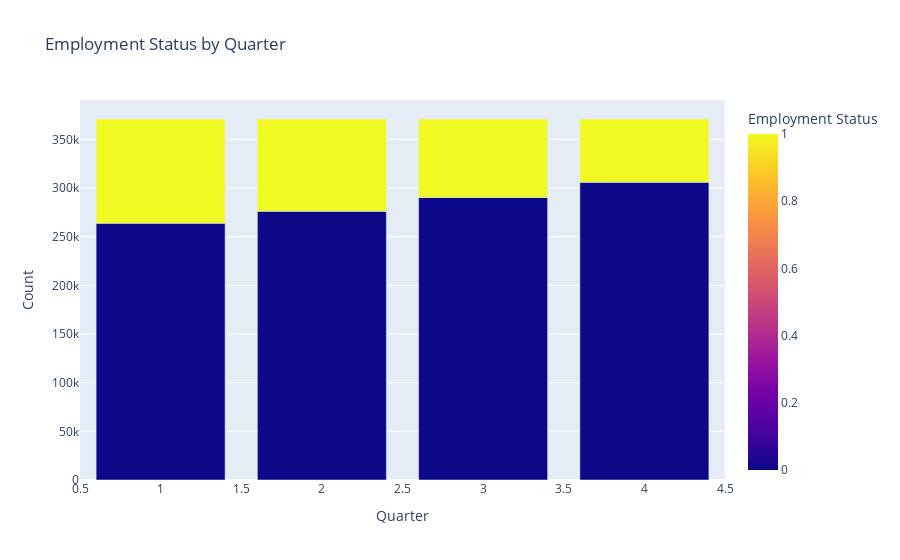

The notebook cell this image was saved under:
### Code cell
custom_colors = px.colors.qualitative.Vivid  # Vibrant color scheme

fig = px.bar(
    df_quarterly_employment, 
    x="quarter", 
    y="count", 
    color="employment_status",  # Equivalent to hue in Seabor
    barmode="stack",  # Groups bars instead of stacking
    title="Employment Status by Quarter",
    labels={"quarter": "Quarter", "count": "Count", "employment_status": "Employment Status"},
    color_discrete_sequence=custom_colors
)

# Show the plot
fig.show()

### Figure 1 — Plotly figure (JSON) as saved in the notebook; plotly's stock layout.template omitted (floating-point values rounded to 4 significant figures)
{"data": [{"alignmentgroup": "True", "hovertemplate": "Quarter=%{x}<br>Count=%{y}<br>Employment Status=%{marker.color}<extra></extra>", "legendgroup": "", "marker": {"color": [0, 1, 0, 1, 0, 1, 0, 1], "coloraxis": "coloraxis", "pattern": {"shape": ""}}, "name": "", "offsetgroup": "", "orientation": "v", "showlegend": false, "textposition": "auto", "type": "bar", "x": [1, 1, 2, 2, 3, 3, 4, 4], "xaxis": "x", "y": [263827, 107103, 276125, 94805, 290317, 80613, 305973, 64957], "yaxis": "y"}], "layout": {"barmode": "stack", "coloraxis": {"colorbar": {"title": {"text": "Employment Status"}}, "colorscale": [[0, "#0d0887"], [0.1111, "#46039f"], [0.2222, "#7201a8"], [0.3333, "#9c179e"], [0.4444, "#bd3786"], [0.5556, "#d8576b"], [0.6667, "#ed7953"], [0.7778, "#fb9f3a"], [0.8889, "#fdca26"], [1, "#f0f921"]]}, "legend": {"tracegroupgap": 0}, "title": {"text": "Employment Status by Quarter"}, "xaxis": {"anchor": "y", "domain": [0, 1], "title": {"text": "Quarter"}}, "yaxis": {"anchor": "x", "domain": [0, 1], "title": {"text": "Count"}}}}
